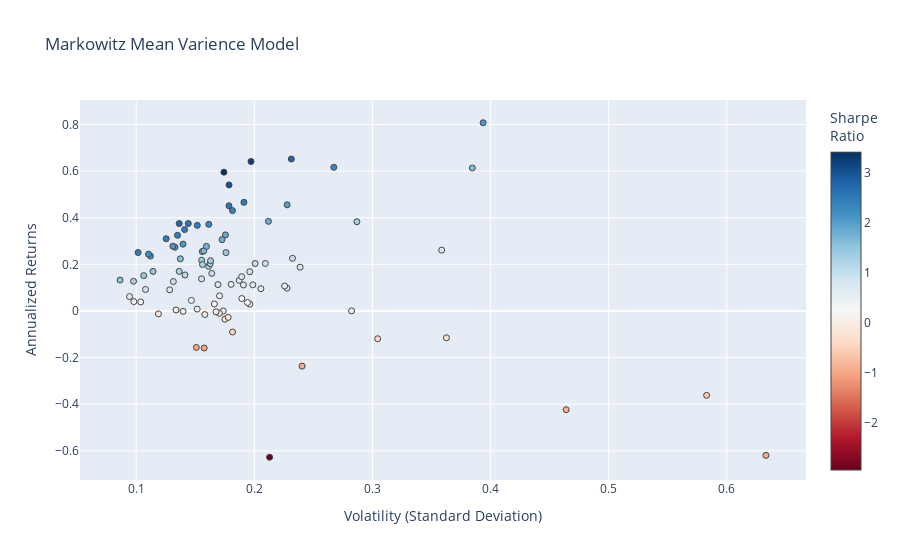

The notebook cell this image was saved under:
### Code cell
hover_texts = [
    f"{ticker} <br>Volatility: {vol:.3f} <br>Returns: {ret:.3%} <br>Sharpe Ratio: {sr:.3f}"
    for ticker, vol, ret, sr in zip(names, volatility, annualized_returns, sharpe_ratios)
]

fig = go.Figure(data=go.Scatter(
    x=volatility,
    y=annualized_returns,
    mode='markers',
    hoverinfo='text',
    hovertext=hover_texts,
    marker=dict(color=sharpe_ratios, colorscale = 'RdBu', size=6, line=dict(width=1), colorbar=dict(title="Sharpe<br>Ratio")
    )
))

fig.update_layout(
    title='Markowitz Mean Varience Model',
    xaxis_title='Volatility (Standard Deviation)',
    yaxis_title='Annualized Returns',
)

fig.show()

### Figure 1 — Plotly figure (JSON) as saved in the notebook; plotly's stock layout.template omitted (floating-point values rounded to 4 significant figures)
{"data": [{"hoverinfo": "text", "hovertext": ["CRM_Close <br>Volatility: 0.156 <br>Returns: 25.484% <br>Sharpe Ratio: 1.634", "BIIB_Close <br>Volatility: 0.228 <br>Returns: 9.799% <br>Sharpe Ratio: 0.430", "XOM_Close <br>Volatility: 0.104 <br>Returns: 3.880% <br>Sharpe Ratio: 0.374", "KR_Close <br>Volatility: 0.363 <br>Returns: -11.512% <br>Sharpe Ratio: -0.317", "MDT_Close <br>Volatility: 0.152 <br>Returns: 0.821% <br>Sharpe Ratio: 0.054", "EXC_Close <br>Volatility: 0.131 <br>Returns: 12.626% <br>Sharpe Ratio: 0.960", "DUK_Close <br>Volatility: 0.094 <br>Returns: 6.184% <br>Sharpe Ratio: 0.655", "SAP_Close <br>Volatility: 0.137 <br>Returns: 22.379% <br>Sharpe Ratio: 1.628", "T_Close <br>Volatility: 0.175 <br>Returns: -3.526% <br>Sharpe Ratio: -0.201", "DE_Close <br>Volatility: 0.179 <br>Returns: 45.118% <br>Sharpe Ratio: 2.527", "META_Close <br>Volatility: 0.173 <br>Returns: 30.584% <br>Sharpe Ratio: 1.771", "NEE_Close <br>Volatility: 0.112 <br>Returns: 23.547% <br>Sharpe Ratio: 2.101", "CMCSA_Close <br>Volatility: 0.206 <br>Returns: 9.549% <br>Sharpe Ratio: 0.465", "MSFT_Close <br>Volatility: 0.152 <br>Returns: 36.718% <br>Sharpe Ratio: 2.419", "RMD_Close <br>Volatility: 0.201 <br>Returns: 20.344% <br>Sharpe Ratio: 1.013", "CPB_Close <br>Volatility: 0.240 <br>Returns: -23.666% <br>Sharpe Ratio: -0.984", "AAPL_Close <br>Volatility: 0.176 <br>Returns: 25.044% <br>Sharpe Ratio: 1.423", "V_Close <br>Volatility: 0.125 <br>Returns: 30.982% <br>Sharpe Ratio: 2.471", "BTI_Close <br>Volatility: 0.191 <br>Returns: 11.154% <br>Sharpe Ratio: 0.584", "GIS_Close <br>Volatility: 0.174 <br>Returns: -0.030% <br>Sharpe Ratio: -0.002", "VRTX_Close <br>Volatility: 0.385 <br>Returns: 61.334% <br>Sharpe Ratio: 1.595", "HD_Close <br>Volatility: 0.135 <br>Returns: 32.454% <br>Sharpe Ratio: 2.404", "ADBE_Close <br>Volatility: 0.228 <br>Returns: 45.540% <br>Sharpe Ratio: 1.999", "ORCL_Close <br>Volatility: 0.187 <br>Returns: 13.134% <br>Sharpe Ratio: 0.701", "BA_Close <br>Volatility: 0.174 <br>Returns: 59.541% <br>Sharpe Ratio: 3.416", "AMD_Close <br>Volatility: 0.583 <br>Returns: -36.203% <br>Sharpe Ratio: -0.621", "RTX_Close <br>Volatility: 0.136 <br>Returns: 16.980% <br>Sharpe Ratio: 1.244", "BMY_Close <br>Volatility: 0.180 <br>Returns: 11.411% <br>Sharpe Ratio: 0.633", "DIS_Close <br>Volatility: 0.158 <br>Returns: -1.539% <br>Sharpe Ratio: -0.097", "BSX_Close <br>Volatility: 0.170 <br>Returns: -1.012% <br>Sharpe Ratio: -0.059", "F_Close <br>Volatility: 0.166 <br>Returns: 2.996% <br>Sharpe Ratio: 0.180", "SYY_Close <br>Volatility: 0.161 <br>Returns: 19.125% <br>Sharpe Ratio: 1.185", "SRE_Close <br>Volatility: 0.134 <br>Returns: 0.416% <br>Sharpe Ratio: 0.031", "JNJ_Close <br>Volatility: 0.114 <br>Returns: 16.968% <br>Sharpe Ratio: 1.485", "UA_Close <br>Volatility: 0.464 <br>Returns: -42.368% <br>Sharpe Ratio: -0.913", "PM_Close <br>Volatility: 0.140 <br>Returns: -0.165% <br>Sharpe Ratio: -0.012", "RDY_Close <br>Volatility: 0.304 <br>Returns: -11.923% <br>Sharpe Ratio: -0.392", "AMZN_Close <br>Volatility: 0.212 <br>Returns: 38.442% <br>Sharpe Ratio: 1.813", "SYK_Close <br>Volatility: 0.155 <br>Returns: 21.732% <br>Sharpe Ratio: 1.398", "WFC_Close <br>Volatility: 0.171 <br>Returns: 6.484% <br>Sharpe Ratio: 0.380", "BABA_Close <br>Volatility: 0.267 <br>Returns: 61.610% <br>Sharpe Ratio: 2.305", "ABT_Close <br>Volatility: 0.140 <br>Returns: 28.667% <br>Sharpe Ratio: 2.053", "EMR_Close <br>Volatility: 0.163 <br>Returns: 20.267% <br>Sharpe Ratio: 1.246", "WMT_Close <br>Volatility: 0.182 <br>Returns: 43.058% <br>Sharpe Ratio: 2.372", "ABBV_Close <br>Volatility: 0.179 <br>Returns: 54.051% <br>Sharpe Ratio: 3.026", "JPM_Close <br>Volatility: 0.156 <br>Returns: 19.920% <br>Sharpe Ratio: 1.276", "GILD_Close <br>Volatility: 0.189 <br>Returns: 5.321% <br>Sharpe Ratio: 0.281", "HON_Close <br>Volatility: 0.102 <br>Returns: 25.067% <br>Sharpe Ratio: 2.467", "ISRG_Close <br>Volatility: 0.191 <br>Returns: 46.587% <br>Sharpe Ratio: 2.436", "SNAP_Close <br>Volatility: 0.633 <br>Returns: -61.938% <br>Sharpe Ratio: -0.978", "INTC_Close <br>Volatility: 0.176 <br>Returns: 32.628% <br>Sharpe Ratio: 1.858", "KO_Close <br>Volatility: 0.086 <br>Returns: 13.237% <br>Sharpe Ratio: 1.533", "MCD_Close <br>Volatility: 0.136 <br>Returns: 37.497% <br>Sharpe Ratio: 2.748", "MA_Close <br>Volatility: 0.144 <br>Returns: 37.500% <br>Sharpe Ratio: 2.602", "MS_Close <br>Volatility: 0.196 <br>Returns: 16.831% <br>Sharpe Ratio: 0.858", "PYPL_Close <br>Volatility: 0.231 <br>Returns: 65.170% <br>Sharpe Ratio: 2.817", "GOOGL_Close <br>Volatility: 0.157 <br>Returns: 25.766% <br>Sharpe Ratio: 1.638", "K_Close <br>Volatility: 0.182 <br>Returns: -9.007% <br>Sharpe Ratio: -0.496", "PEP_Close <br>Volatility: 0.098 <br>Returns: 12.729% <br>Sharpe Ratio: 1.302", "SO_Close <br>Volatility: 0.119 <br>Returns: -1.259% <br>Sharpe Ratio: -0.106", "CSCO_Close <br>Volatility: 0.164 <br>Returns: 16.111% <br>Sharpe Ratio: 0.982", "ETN_Close <br>Volatility: 0.155 <br>Returns: 13.763% <br>Sharpe Ratio: 0.886", "LMT_Close <br>Volatility: 0.110 <br>Returns: 24.360% <br>Sharpe Ratio: 2.206", "CVX_Close <br>Volatility: 0.141 <br>Returns: 15.444% <br>Sharpe Ratio: 1.093", "AEP_Close <br>Volatility: 0.106 <br>Returns: 15.149% <br>Sharpe Ratio: 1.424", "PFE_Close <br>Volatility: 0.108 <br>Returns: 9.217% <br>Sharpe Ratio: 0.854", "TXN_Close <br>Volatility: 0.161 <br>Returns: 37.142% <br>Sharpe Ratio: 2.300", "VZ_Close <br>Volatility: 0.169 <br>Returns: 11.300% <br>Sharpe Ratio: 0.668", "QCOM_Close <br>Volatility: 0.239 <br>Returns: 18.777% <br>Sharpe Ratio: 0.786", "MO_Close <br>Volatility: 0.178 <br>Returns: -2.746% <br>Sharpe Ratio: -0.154", "ACN_Close <br>Volatility: 0.133 <br>Returns: 27.346% <br>Sharpe Ratio: 2.059", "LLY_Close <br>Volatility: 0.147 <br>Returns: 4.513% <br>Sharpe Ratio: 0.308", "GS_Close <br>Volatility: 0.196 <br>Returns: 2.945% <br>Sharpe Ratio: 0.150", "GM_Close <br>Volatility: 0.189 <br>Returns: 14.706% <br>Sharpe Ratio: 0.777", "UNH_Close <br>Volatility: 0.141 <br>Returns: 34.904% <br>Sharpe Ratio: 2.475", "DHR_Close <br>Volatility: 0.128 <br>Returns: 9.067% <br>Sharpe Ratio: 0.706", "NVDA_Close <br>Volatility: 0.394 <br>Returns: 80.734% <br>Sharpe Ratio: 2.051", "BAC_Close <br>Volatility: 0.209 <br>Returns: 20.360% <br>Sharpe Ratio: 0.972", "GE_Close <br>Volatility: 0.213 <br>Returns: -62.754% <br>Sharpe Ratio: -2.947", "TSLA_Close <br>Volatility: 0.359 <br>Returns: 26.105% <br>Sharpe Ratio: 0.728", "TMO_Close <br>Volatility: 0.163 <br>Returns: 21.553% <br>Sharpe Ratio: 1.323", "IBM_Close <br>Volatility: 0.158 <br>Returns: -15.905% <br>Sharpe Ratio: -1.009", "AMGN_Close <br>Volatility: 0.168 <br>Returns: -0.355% <br>Sharpe Ratio: -0.021", "GOOG_Close <br>Volatility: 0.160 <br>Returns: 27.711% <br>Sharpe Ratio: 1.737", "EW_Close <br>Volatility: 0.232 <br>Returns: 22.603% <br>Sharpe Ratio: 0.973", "NKE_Close <br>Volatility: 0.226 <br>Returns: 10.695% <br>Sharpe Ratio: 0.474", "MMM_Close <br>Volatility: 0.131 <br>Returns: 27.772% <br>Sharpe Ratio: 2.118", "PG_Close <br>Volatility: 0.098 <br>Returns: 4.023% <br>Sharpe Ratio: 0.410", "MRK_Close <br>Volatility: 0.151 <br>Returns: -15.661% <br>Sharpe Ratio: -1.038", "ZBH_Close <br>Volatility: 0.194 <br>Returns: 3.617% <br>Sharpe Ratio: 0.186", "REGN_Close <br>Volatility: 0.282 <br>Returns: 0.032% <br>Sharpe Ratio: 0.001", "NFLX_Close <br>Volatility: 0.287 <br>Returns: 38.281% <br>Sharpe Ratio: 1.334", "COST_Close <br>Volatility: 0.199 <br>Returns: 11.208% <br>Sharpe Ratio: 0.564", "CAT_Close <br>Volatility: 0.197 <br>Returns: 64.107% <br>Sharpe Ratio: 3.250"], "marker": {"color": [1.634, 0.4303, 0.3735, -0.3175, 0.0541, 0.9605, 0.655, 1.628, -0.2013, 2.527, 1.771, 2.101, 0.4645, 2.419, 1.013, -0.9843, 1.423, 2.471, 0.5845, -0.001732, 1.595, 2.404, 1.999, 0.7015, 3.416, -0.621, 1.244, 0.6326, -0.09731, -0.05938, 0.1802, 1.185, 0.03112, 1.485, -0.913, -0.01179, -0.3916, 1.813, 1.398, 0.3801, 2.305, 2.053, 1.246, 2.372, 3.026, 1.276, 0.2808, 2.467, 2.436, -0.9782, 1.858, 1.533, 2.748, 2.602, 0.8579, 2.817, 1.638, -0.496, 1.302, -0.1059, 0.9824, 0.8859, 2.206, 1.093, 1.424, 0.8542, 2.3, 0.6676, 0.7863, -0.1544, 2.059, 0.3075, 0.15, 0.7768, 2.475, 0.7062, 2.051, 0.9725, -2.947, 0.7279, 1.323, -1.009, -0.02118, 1.737, 0.9728, 0.4739, 2.118, 0.4104, -1.038, 0.1862, 0.001131, 1.334, 0.5638, 3.25], "colorbar": {"title": {"text": "Sharpe<br>Ratio"}}, "colorscale": [[0, "rgb(103,0,31)"], [0.1, "rgb(178,24,43)"], [0.2, "rgb(214,96,77)"], [0.3, "rgb(244,165,130)"], [0.4, "rgb(253,219,199)"], [0.5, "rgb(247,247,247)"], [0.6, "rgb(209,229,240)"], [0.7, "rgb(146,197,222)"], [0.8, "rgb(67,147,195)"], [0.9, "rgb(33,102,172)"], [1, "rgb(5,48,97)"]], "line": {"width": 1}, "size": 6}, "mode": "markers", "type": "scatter", "x": [0.1559, 0.2277, 0.1039, 0.3627, 0.1517, 0.1315, 0.09441, 0.1374, 0.1751, 0.1786, 0.1727, 0.1121, 0.2056, 0.1518, 0.2008, 0.2404, 0.176, 0.1254, 0.1908, 0.1737, 0.3846, 0.135, 0.2278, 0.1872, 0.1743, 0.5829, 0.1365, 0.1804, 0.1581, 0.1705, 0.1662, 0.1614, 0.1338, 0.1143, 0.464, 0.1397, 0.3045, 0.212, 0.1555, 0.1706, 0.2673, 0.1397, 0.1627, 0.1815, 0.1786, 0.1562, 0.1895, 0.1016, 0.1912, 0.6332, 0.1756, 0.08636, 0.1365, 0.1441, 0.1962, 0.2314, 0.1573, 0.1816, 0.09778, 0.1188, 0.164, 0.1554, 0.1104, 0.1413, 0.1064, 0.1079, 0.1615, 0.1693, 0.2388, 0.1779, 0.1328, 0.1468, 0.1963, 0.1893, 0.141, 0.1284, 0.3937, 0.2094, 0.213, 0.3586, 0.163, 0.1576, 0.1677, 0.1595, 0.2323, 0.2257, 0.1311, 0.09803, 0.1509, 0.1943, 0.2824, 0.2869, 0.1988, 0.1972], "y": [0.2548, 0.09799, 0.0388, -0.1151, 0.008205, 0.1263, 0.06184, 0.2238, -0.03526, 0.4512, 0.3058, 0.2355, 0.09549, 0.3672, 0.2034, -0.2367, 0.2504, 0.3098, 0.1115, -0.0003009, 0.6133, 0.3245, 0.4554, 0.1313, 0.5954, -0.362, 0.1698, 0.1141, -0.01539, -0.01012, 0.02996, 0.1912, 0.004163, 0.1697, -0.4237, -0.001647, -0.1192, 0.3844, 0.2173, 0.06484, 0.6161, 0.2867, 0.2027, 0.4306, 0.5405, 0.1992, 0.05321, 0.2507, 0.4659, -0.6194, 0.3263, 0.1324, 0.375, 0.375, 0.1683, 0.6517, 0.2577, -0.09007, 0.1273, -0.01259, 0.1611, 0.1376, 0.2436, 0.1544, 0.1515, 0.09217, 0.3714, 0.113, 0.1878, -0.02746, 0.2735, 0.04513, 0.02945, 0.1471, 0.349, 0.09067, 0.8073, 0.2036, -0.6275, 0.261, 0.2155, -0.159, -0.00355, 0.2771, 0.226, 0.107, 0.2777, 0.04023, -0.1566, 0.03617, 0.0003193, 0.3828, 0.1121, 0.6411]}], "layout": {"title": {"text": "Markowitz Mean Varience Model"}, "xaxis": {"title": {"text": "Volatility (Standard Deviation)"}}, "yaxis": {"title": {"text": "Annualized Returns"}}}}
